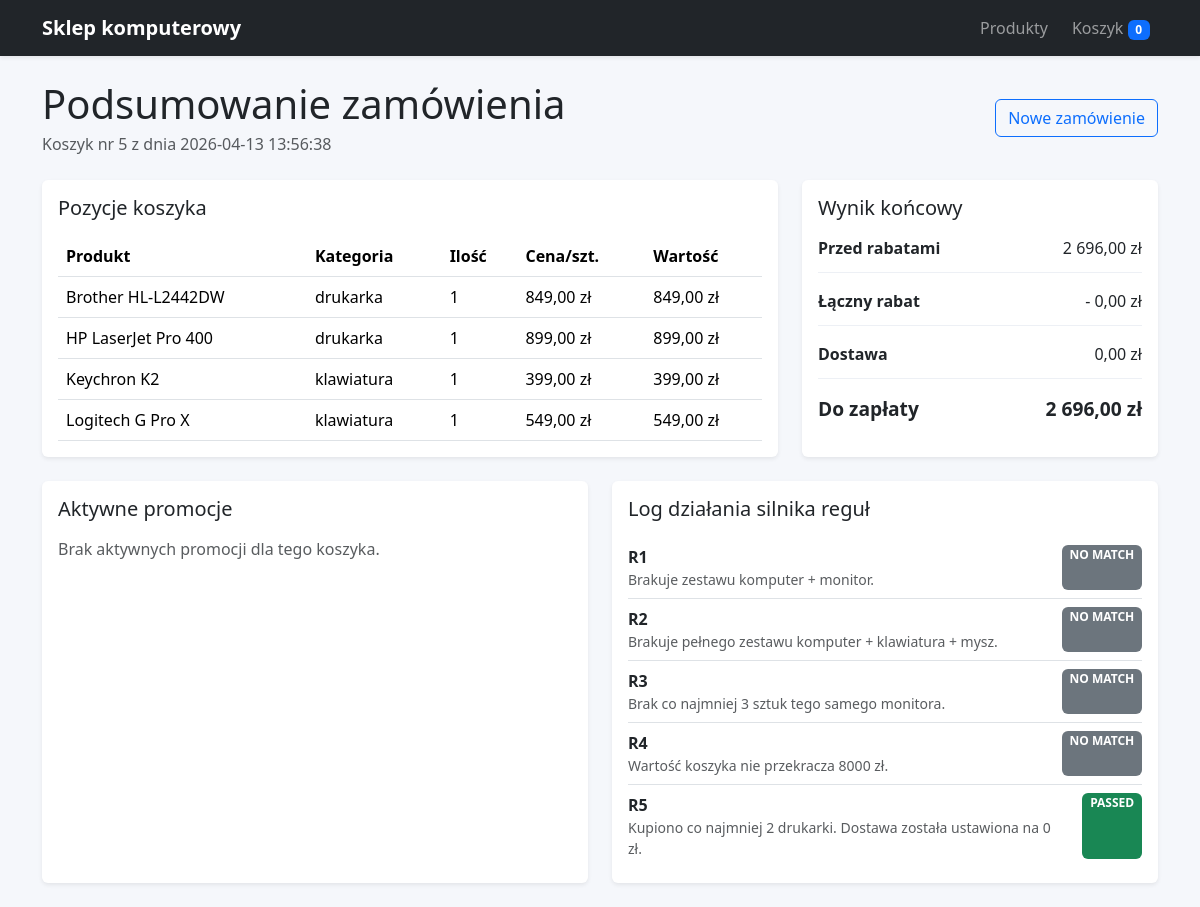
The page /summary/5 on the database its author committed.
### app/models.py (models this page shows, shortened)
class Cart(db.Model):
    __tablename__ = "cart"
    id = db.Column(db.Integer, primary_key=True)
    created_at = db.Column(db.DateTime, default=datetime.utcnow, nullable=False)
    total_before = db.Column(db.Numeric(10, 2), nullable=False, default=Decimal("0.00"))
    total_after = db.Column(db.Numeric(10, 2), nullable=False, default=Decimal("0.00"))
    shipping_cost = db.Column(db.Numeric(10, 2), nullable=False, default=Decimal("0.00"))
    total_discount = db.Column(db.Numeric(10, 2), nullable=False, default=Decimal("0.00"))
    items = db.relationship("CartItem", back_populates="cart", cascade="all, delete-orphan")
    promotion_results = db.relationship(
        "PromotionResult", back_populates="cart", cascade="all, delete-orphan"
    )
    rule_logs = db.relationship("RuleLog", back_populates="cart", cascade="all, delete-orphan")

class CartItem(db.Model):
    __tablename__ = "cart_item"
    id = db.Column(db.Integer, primary_key=True)
    cart_id = db.Column(db.Integer, db.ForeignKey("cart.id"), nullable=False)
    product_id = db.Column(db.Integer, db.ForeignKey("product.id"), nullable=False)
    quantity = db.Column(db.Integer, default=1, nullable=False)
    unit_price = db.Column(db.Numeric(10, 2), nullable=False)
    cart = db.relationship("Cart", back_populates="items")
    product = db.relationship("Product")

class Product(db.Model):
    __tablename__ = "product"
    id = db.Column(db.Integer, primary_key=True)
    name = db.Column(db.String(120), nullable=False)
    category = db.Column(db.String(50), nullable=False)
    brand = db.Column(db.String(50))
    price = db.Column(db.Numeric(10, 2), nullable=False)
    active = db.Column(db.Boolean, default=True, nullable=False)

class RuleLog(db.Model):
    __tablename__ = "rule_log"
    id = db.Column(db.Integer, primary_key=True)
    cart_id = db.Column(db.Integer, db.ForeignKey("cart.id"), nullable=False)
    rule_code = db.Column(db.String(20), nullable=False)
    matched = db.Column(db.Boolean, nullable=False, default=False)
    note = db.Column(db.Text, nullable=False)
    cart = db.relationship("Cart", back_populates="rule_logs")

### app/routes.py (the view)
@main_bp.route("/summary/<int:cart_id>")
def summary(cart_id: int):
    cart = Cart.query.get_or_404(cart_id)
    logs = sorted(cart.rule_logs, key=lambda log: (log.rule_code, not log.matched))
    return render_template("summary.html", cart=cart, logs=logs)

### app/__init__.py (called while the page is built)
def register_template_filters(app: Flask) -> None:
    @app.template_filter("money")
    def money_filter(value) -> str:
        amount = Decimal(value or 0).quantize(Decimal("0.01"))
        formatted = f"{amount:,.2f}".replace(",", " ").replace(".", ",")
        return f"{formatted} zł"

### app/routes.py (called while the page is built)
@main_bp.app_context_processor
def inject_cart_summary():
    return {"cart_count": get_cart_count()}

### app/services/cart_service.py (called while the page is built)
def get_raw_cart() -> dict[str, int]:
    return session.get(SESSION_CART_KEY, {})

def get_cart_count() -> int:
    return sum(get_raw_cart().values())

### app/templates/summary.html (shortened to what this page needs)
{% extends 'base.html' %}
{% block content %}
<div class="d-flex justify-content-between align-items-center mb-4 flex-wrap gap-2">
    <div>
        <h1 class="mb-1">Podsumowanie zamówienia</h1>
        <p class="text-muted mb-0">Koszyk nr {{ cart.id }} z dnia {{ cart.created_at.strftime('%Y-%m-%d %H:%M:%S') }}</p>
    </div>
    <a class="btn btn-outline-primary" href="{{ url_for('main.products') }}">Nowe zamówienie</a>
</div>
<div class="row g-4 mb-4">
    <div class="col-lg-8">
        <div class="card border-0 shadow-sm h-100">
            <div class="card-body">
                <h3 class="card-title h5 mb-3">Pozycje koszyka</h3>
                <div class="table-responsive">
                    <table class="table align-middle mb-0">
                        <thead>
                            <tr>
                                <th>Produkt</th>
                                <th>Kategoria</th>
                                <th>Ilość</th>
                                <th>Cena/szt.</th>
                                <th>Wartość</th>
                            </tr>
                        </thead>
                        <tbody>
                            {% for item in cart.items %}
                                <tr>
                                    <td>{{ item.product.name }}</td>
                                    <td>{{ item.product.category }}</td>
                                    <td>{{ item.quantity }}</td>
                                    <td>{{ item.unit_price|money }}</td>
                                    <td>{{ (item.unit_price * item.quantity)|money }}</td>
                                </tr>
                            {% endfor %}
                        </tbody>
                    </table>
                </div>
            </div>
        </div>
    </div>
    <div class="col-lg-4">
        <div class="card border-0 shadow-sm h-100">
            <div class="card-body">
                <h3 class="card-title h5 mb-3">Wynik końcowy</h3>
                <dl class="summary-list mb-0">
                    <div>
                        <dt>Przed rabatami</dt>
                        <dd>{{ cart.total_before|money }}</dd>
                    </div>
                    <div>
                        <dt>Łączny rabat</dt>
                        <dd>- {{ cart.total_discount|money }}</dd>
                    </div>
                    <div>
                        <dt>Dostawa</dt>
                        <dd>{{ cart.shipping_cost|money }}</dd>
                    </div>
                    <div class="summary-total">
                        <dt>Do zapłaty</dt>
                        <dd>{{ cart.total_after|money }}</dd>
                    </div>
                </dl>
            </div>
        </div>
    </div>
</div>
<div class="row g-4">
    <div class="col-lg-6">
        <div class="card border-0 shadow-sm h-100">
            <div class="card-body">
                <h3 class="card-title h5 mb-3">Aktywne promocje</h3>
                {% if cart.promotion_results %}
                    <div class="list-group list-group-flush">
                        {% for promotion in cart.promotion_results %}
                            <div class="list-group-item px-0">
                                <div class="d-flex justify-content-between align-items-start gap-3">
                                    <div>
                                        <div class="fw-semibold">{{ promotion.rule_code }} — {{ promotion.rule_name }}</div>
                                        <div class="text-muted small">{{ promotion.description }}</div>
                                    </div>
                                    <span class="badge text-bg-success">- {{ promotion.discount_value|money }}</span>
                                </div>
                            </div>
                        {% endfor %}
                    </div>
                {% else %}
                    <p class="text-muted mb-0">Brak aktywnych promocji dla tego koszyka.</p>
                {% endif %}
            </div>
        </div>
    </div>
    <div class="col-lg-6">
        <div class="card border-0 shadow-sm h-100">
            <div class="card-body">
                <h3 class="card-title h5 mb-3">Log działania silnika reguł</h3>
                <div class="list-group list-group-flush">
                    {% for log in logs %}
                        <div class="list-group-item px-0">
                            <div class="d-flex justify-content-between gap-3">
                                <div>
                                    <div class="fw-semibold">{{ log.rule_code }}</div>
                                    <div class="text-muted small">{{ log.note }}</div>
                                </div>
                                <span class="badge {{ 'text-bg-success' if log.matched else 'text-bg-secondary' }}">{{ 'PASSED' if log.matched else 'NO MATCH' }}</span>
                            </div>
                        </div>
                    {% endfor %}
                </div>
            </div>
        </div>
    </div>
</div>
{% endblock %}

### app/static/styles.css (style rules this page uses)
body { background: #f5f7fb; }
.summary-list { display: grid; gap: 1rem; }
.summary-list div { display: flex; justify-content: space-between; gap: 1rem; border-bottom: 1px solid #edf0f5; padding-bottom: 0.75rem; }
.summary-list dt, .summary-list dd { margin: 0; }
.summary-total { font-size: 1.2rem; font-weight: 700; border-bottom: 0 !important; }

### rows shown on the page
Cart: id "5", created_at "2026-04-13 13:56:38", total_before "2 696,00 zł", total_discount "0,00 zł", shipping_cost "0,00 zł", total_after "2 696,00 zł"
CartItem: product.name "Brother HL-L2442DW", product.category "drukarka", quantity "1", unit_price "849,00 zł", (item.unit_price*item.quantity)|money "849,00 zł"
CartItem: product.name "HP LaserJet Pro 400", product.category "drukarka", quantity "1", unit_price "899,00 zł", (item.unit_price*item.quantity)|money "899,00 zł"
CartItem: product.name "Keychron K2", product.category "klawiatura", quantity "1", unit_price "399,00 zł", (item.unit_price*item.quantity)|money "399,00 zł"
CartItem: product.name "Logitech G Pro X", product.category "klawiatura", quantity "1", unit_price "549,00 zł", (item.unit_price*item.quantity)|money "549,00 zł"
RuleLog: rule_code "R1", note "Brakuje zestawu komputer + monitor.", matched "NO MATCH"
RuleLog: rule_code "R2", note "Brakuje pełnego zestawu komputer + klawiatura + mysz.", matched "NO MATCH"
RuleLog: rule_code "R3", note "Brak co najmniej 3 sztuk tego samego monitora.", matched "NO MATCH"
RuleLog: rule_code "R4", note "Wartość koszyka nie przekracza 8000 zł.", matched "NO MATCH"
RuleLog: rule_code "R5", note "Kupiono co najmniej 2 drukarki. Dostawa została ustawiona na 0 zł.", matched "PASSED"

### other values the page prints
{{ cart_count }} "0"
